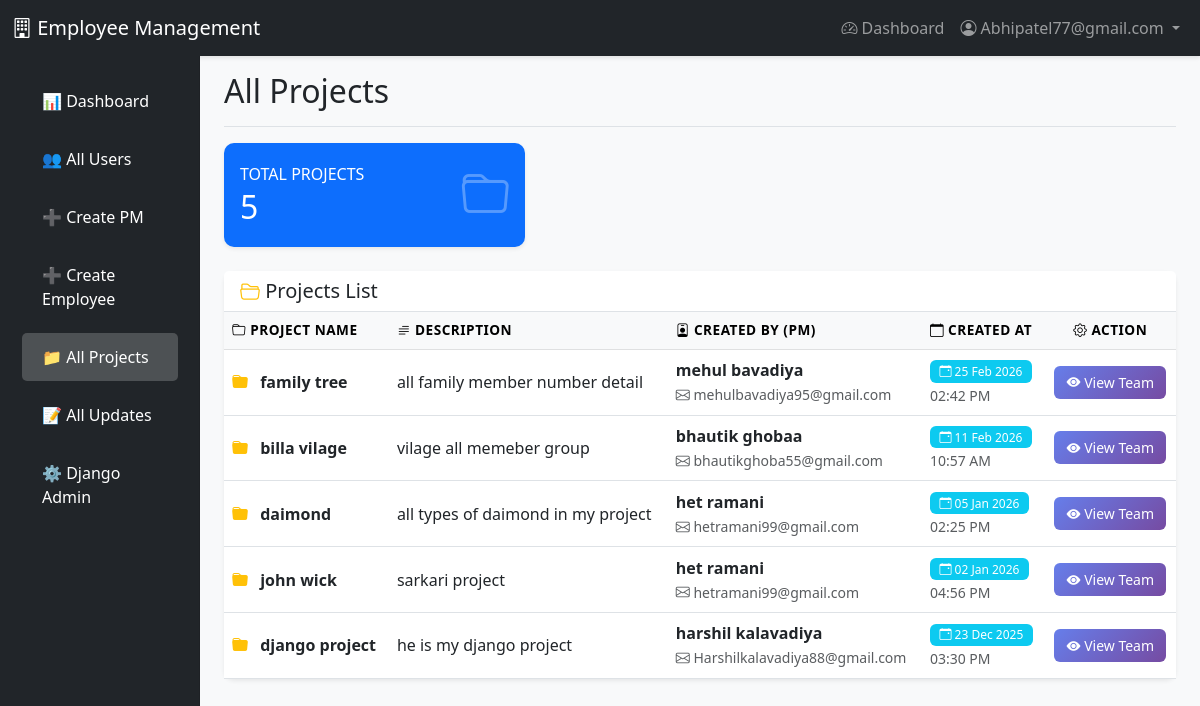
Before: /projects/ (signed in) with the older database file.
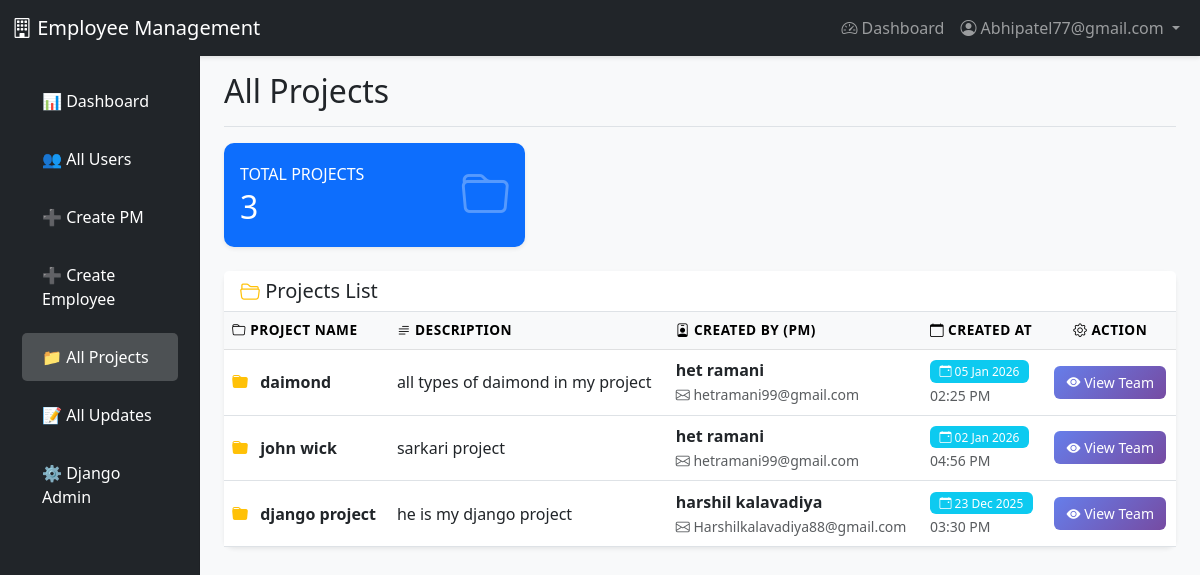
After: the same page with the newer database file.
### accounts/models.py (models this page shows, shortened)
class Project(models.Model):
    name = models.CharField(max_length=200)
    description = models.TextField(blank=True)
    created_by = models.ForeignKey(
        User,
        on_delete=models.CASCADE,  # ← Already correct
        limit_choices_to={'role': 'PM'},
        related_name='projects'
    )
    created_at = models.DateTimeField(auto_now_add=True)
    updated_at = models.DateTimeField(auto_now=True)
    class Meta:
        db_table = 'projects'
        ordering = ['-created_at']
        verbose_name = 'Project'
        verbose_name_plural = 'Projects'

class User(AbstractUser):
    ROLE_CHOICES = (
        ('EMPLOYEE', 'Employee'),
        ('PM', 'Project Manager'),
        ('ADMIN', 'Admin'),
    )
    username = None
    email = models.EmailField(unique=True)
    role = models.CharField(max_length=10, choices=ROLE_CHOICES, default='EMPLOYEE')
    profile_image = models.ImageField(upload_to='profiles/', null=True, blank=True)
    is_verified = models.BooleanField(default=False)
    verification_token = models.CharField(max_length=100, blank=True)
    created_by = models.ForeignKey(
        'self',
        on_delete=models.CASCADE,  # ← Ye change kiya
        null=True,
        blank=True,
        related_name='created_users'
    )
    USERNAME_FIELD = 'email'
    REQUIRED_FIELDS = []
    objects = UserManager()
    class Meta:
        db_table = 'users'
        verbose_name = 'User'
        verbose_name_plural = 'Users'

### accounts/views.py (the view)
    def wrapper(request, *args, **kwargs):
        if not request.user.is_authenticated or request.user.role != 'ADMIN':
            messages.error(request, 'Access denied. Admin only.')
            return redirect('dashboard')
        return view_func(request, *args, **kwargs)

### accounts/views.py (called while the page is built)
def admin_required(view_func):
    def wrapper(request, *args, **kwargs):
        if not request.user.is_authenticated or request.user.role != 'ADMIN':
            messages.error(request, 'Access denied. Admin only.')
            return redirect('dashboard')
        return view_func(request, *args, **kwargs)
    return wrapper

@login_required
@admin_required
def admin_projects_list(request):
    projects = Project.objects.all().order_by('-created_at')
    return render(request, 'admin_projects_list.html', {'projects': projects})

### accounts/templates/admin_projects_list.html (shortened to what the changed rows need)
{% extends 'base.html' %}
{% load static %}
{% block content %}
<div class="container-fluid">
    <div class="row">
        <main class="col-md-10 ms-sm-auto px-md-4" style="margin-left: 16.66667%;">
            <div class="d-flex justify-content-between flex-wrap flex-md-nowrap align-items-center pt-3 pb-2 mb-3 border-bottom">
                <h1 class="h2">
                     All Projects
                </h1>
            </div>
            <div class="row mb-4">
                <div class="col-md-4">
                    <div class="card border-0 shadow-sm bg-primary text-white">
                        <div class="card-body">
                            <div class="d-flex justify-content-between align-items-center">
                                <div>
                                    <h6 class="text-uppercase mb-1">Total Projects</h6>
                                    <h2 class="mb-0">{{ projects.count }}</h2>
                                </div>
                            </div>
                        </div>
                    </div>
                </div>
            </div>
            <div class="card shadow-sm border-0">
                <div class="card-body p-0">
                    <div class="table-responsive">
                        <table class="table table-hover mb-0">
                            <thead class="table-light">
                                <tr>
                                    <th><i class="bi bi-folder"></i> Project Name</th>
                                    <th><i class="bi bi-text-paragraph"></i> Description</th>
                                    <th><i class="bi bi-person-badge"></i> Created By (PM)</th>
                                    <th><i class="bi bi-calendar"></i> Created At</th>
                                    <th class="text-center"><i class="bi bi-gear"></i> Action</th>
                                </tr>
                            </thead>
                            <tbody>
                                {% for project in projects %}
                                <tr>
                                    <td>
                                        <i class="bi bi-folder-fill text-warning me-2"></i>
                                        <strong>{{ project.name }}</strong>
                                    </td>
                                    <td style="max-width: 350px;">
                                        {% if project.description %}
                                            {{ project.description|truncatewords:15 }}
                                        {% else %}
                                            <span class="text-muted">No description</span>
                                        {% endif %}
                                    </td>
                                    <td>
                                        <div>
                                            <strong>{{ project.created_by.get_full_name }}</strong>
                                        </div>
                                        <small class="text-muted">
                                            <i class="bi bi-envelope"></i> {{ project.created_by.email }}
                                        </small>
                                    </td>
                                    <td>
                                        <span class="badge bg-info">
                                            <i class="bi bi-calendar-event"></i>
                                            {{ project.created_at|date:"d M Y" }}
                                        </span>
                                        <br>
                                        <small class="text-muted">{{ project.created_at|date:"h:i A" }}</small>
                                    </td>
                                    <td class="text-center">
                                        <a href="{% url 'project_team_view' project.id %}"
                                           class="btn btn-sm btn-primary"
                                           data-bs-toggle="tooltip"
                                           data-bs-placement="top"
                                           title="View team members and their work">
                                            <i class="bi bi-eye-fill"></i> View Team
                                        </a>
                                    </td>
                                </tr>
                                {% endfor %}
                            </tbody>
                        </table>
                    </div>
                </div>
            </div>
        </main>
    </div>
</div>
{% endblock %}

Changed rows visible on the page:
removed Project: name "family tree", description "all family member number detail", created_by.get_full_name "mehul bavadiya", created_by.email "mehulbavadiya95@gmail.com", created_at "25 Feb 2026", created_at "02:42 PM"
removed Project: name "billa vilage", description "vilage all memeber group", created_by.get_full_name "bhautik ghobaa", created_by.email "bhautikghoba55@gmail.com", created_at "11 Feb 2026", created_at "10:57 AM"
Other visible differences:
{{ projects.count }}: "5" → "3"
